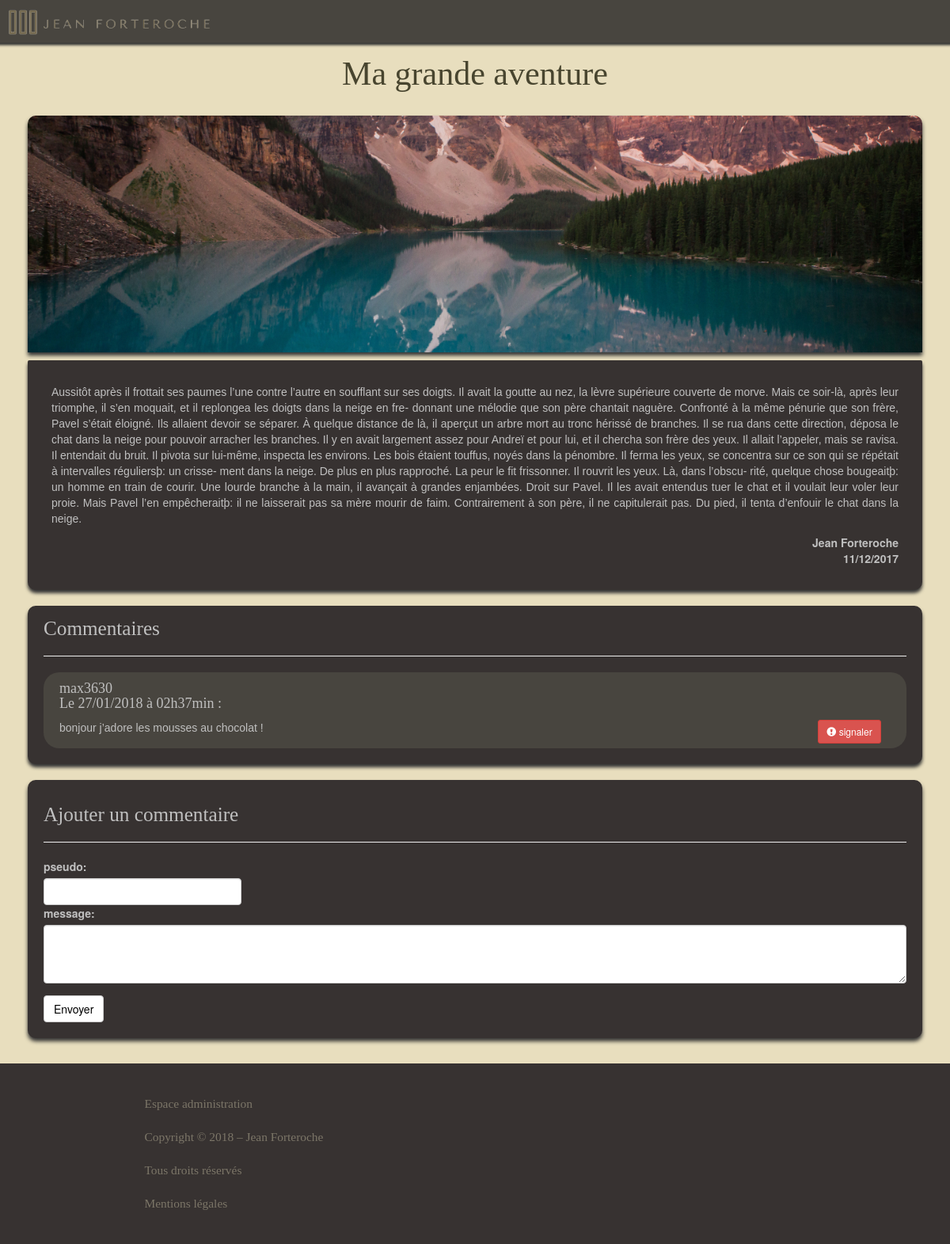
/index.php?action=postView&id=3, run on the app's committed database.
### tables this page shows
CREATE TABLE IF NOT EXISTS `posts` (
  `id` int(11) NOT NULL AUTO_INCREMENT,
  `title` varchar(255) NOT NULL,
  `content` text NOT NULL,
  `datePost` datetime NOT NULL,
  PRIMARY KEY (`id`)
);

CREATE TABLE IF NOT EXISTS `comments` (
  `id` int(11) NOT NULL AUTO_INCREMENT,
  `id_post` int(11) NOT NULL,
  `report` int(11) NOT NULL DEFAULT '0',
  `pseudo` varchar(15) NOT NULL,
  `content` text NOT NULL,
  `date_comment` datetime NOT NULL,
  PRIMARY KEY (`id`)
);

### src/controler/frontend/FrontendController.php (called while the page is built, shortened)
<?php
require_once('src/model/PostManager.php');
require_once('src/model/CommentManager.php');
class frontendController
{
	 public function postView()
	{
		$postManager = new PostManager();
		$commentManager = new CommentManager();
		$post = $postManager->getPost($_GET['id']);
		$comments = $commentManager->getComments($_GET['id']);
		require('src/view/frontend/postView.php');
	}
}

### src/model/PostManager.php (called while the page is built, shortened)
<?php
class PostManager extends Manager
{
    public function getPost($id)
    {
    	$db = $this->dbConnect();
        $req = $db->prepare('SELECT id, title, content, DATE_FORMAT(datePost, \'%d/%m/%Y\') AS datePost_fr FROM posts WHERE id = ?');
        $req->execute(array($id));
        $post = $req->fetch();
        return $post;
	}
}

### src/model/CommentManager.php (called while the page is built, shortened)
<?php
class CommentManager extends Manager
{
	public function getComments($postId)
	{
		$db = $this->dbConnect();
        $req = $db->prepare('SELECT id, pseudo, id_post, content, DATE_FORMAT(date_comment, \'%d/%m/%Y à %Hh%imin\') AS dateComment_fr FROM comments WHERE id_post = ? ORDER BY date_comment DESC');
        $req->execute(array($postId));
        return $req;
	}
}

### src/view/frontend/postView.php (the view, shortened to what this page needs)
<?php require('./src/view/header.php'); ?>
<div class="container">
	<section>
		<div class="post">
			<h1><?= htmlspecialchars($post['title'])?></h1>
			<img src="public/picture/alaska_banner.jpg" class="alaska_banner">
			<div class="article_post">
				<p><?= htmlspecialchars($post['content'])?></p>
				<ul class="list-unstyled col-lg-offset-10">
					<li>Jean Forteroche</li>
					<li><?= $post['datePost_fr']?></li>
				</ul>
			</div>
		</div>
		<br>
		<div class="comments">
			<h2>Commentaires</h2>
			<hr>
			<?php while ($data = $comments->fetch())
			{ ?>
				<div class="comment">
					<div class="row">
						<h4 class="col-lg-10"><?= htmlspecialchars($data['pseudo']) ?><br>Le <?= $data['dateComment_fr'] ?> :</h4>
					</div>
					<div class="row">
						<p class="col-lg-10 col-sm-10 col-xs-8 "><?= htmlspecialchars($data['content']) ?></p>
						<div class="col-lg-2">
							<div class="button_report">
								<a href="index.php?action=reportComment&amp;id=<?= $data['id'] ?>&amp;postid=<?= $data['id_post'] ?>" class="btn btn-sm btn-danger"><span class="glyphicon glyphicon-exclamation-sign"></span> signaler</a>
							</div>
						</div>
					</div>
				</div>
			<?php } $comments->closeCursor(); ?>
		</div>
		<form action="index.php?action=addCommentView&amp;id=<?= $post['id'] ?>" method="post" class="add_comment">
			<div class="row">
				<div class="col-lg-12">
					<br>
				<div class="form">
					<h2>Ajouter un commentaire</h2>
					<hr>
					<div class="form-group">
						<div class="row">
				      		<div class="col-lg-3">
					      		<label for="pseudo">pseudo: </label>
					     		<input id="pseudo" type="text" name="pseudo" class="form-control";>
					     	</div>
					     </div>
					     <div class="row">
					     	<div class="col-lg-12">
					     		<label for="content">message: </label>
					     		<textarea id="content" type="text" name="content" rows="3" class="form-control";></textarea>
					     	</div>
					     </div>
			   		</div>
			   			<button  class="btn btn-default" type="submit">Envoyer</button>
					</div>
				</div>
			</div>
		</form>
	</section>
</div>
<?php require('./src/view/footer.php'); ?>
<?php require('./src/view/template.php'); ?>

### public/css/style.css (style rules this page uses)
body { width:100%; background-color:#e8debe; position: absolute; padding-bottom: 240px; margin-bottom: 0px; min-height: 100%; }
.container { padding-bottom: 20px; padding-right: 20px; padding-left: 20px; margin-right: auto; margin-left: auto; }
img { width: 100%; }
.alaska_banner { margin-top:20px; margin-bottom: 10px; border-radius:10px 10px 0px 0px; box-shadow: 0px 4px 5px; }
.form { padding:20px 20px 20px 20px; background-color: #373231; border-radius: 10px; box-shadow: 0px 4px 5px; }
.form label { color:silver; }
.form .btn { color:#000000; }
section { margin-top:70px; }
section h1 { font-family: 'News Cycle'; color: #48452f; margin-top: 5px; margin-bottom: 10px; font-size: 3em; text-align: center; }
section h2 { margin-top: 10px; font-family: 'News Cycle'; color: silver; font-size: 1.8em; }
section p { text-align: justify; font-family: 'arial'; color: silver; }
section a { color:silver; }
section li { font-weight: bold; color:silver; }
section h4 { font-family:'News Cycle'; color: silver; }
.button_report { margin-left:50px; margin-bottom:5px; }
.article_post { background-color:#373231; padding:30px 30px 20px 30px; border-radius: 2px 2px 10px 10px; box-shadow: 0px 4px 4px; }
.article_post li { text-align: right; }
.comments { background-color:#373231; padding:5px 20px 5px 20px; box-shadow:0px 4px 4px; border-radius: 10px 10px 10px 10px; }
.comment { background-color:#48453f; padding: 1px 10px 1px 20px; border-radius: 20px; margin-bottom: 15px; }

### data on the page
posts: title "Ma grande aventure", content "Aussitôt après il frottait ses paumes l’une contre l’autre en soufflant sur ses doigts. Il avait la goutte au nez, la lèvre supérieure couverte de morve. Mais ce soir-là, après leur triomphe, il s’en moquait, et il replongea les doigts dans la neige en fre- donnant une mélodie que son père chantait naguère. Confronté à la même pénurie que son frère, Pavel s’était éloigné. Ils allaient devoir se séparer. À quelque distance de là, il aperçut un arbre mort au tronc hérissé de branches. Il se rua dans cette direction, déposa le chat dans la neige pour pouvoir arracher les branches. Il y en avait largement assez pour Andreï et pour lui, et il chercha son frère des yeux. Il allait l’appeler, mais…"
comments: pseudo "max3630", dateComment_fr "27/01/2018 à 02h37min", content "bonjour j’adore les mousses au chocolat !"

### other printed values
$post['datePost_fr'] "11/12/2017"
